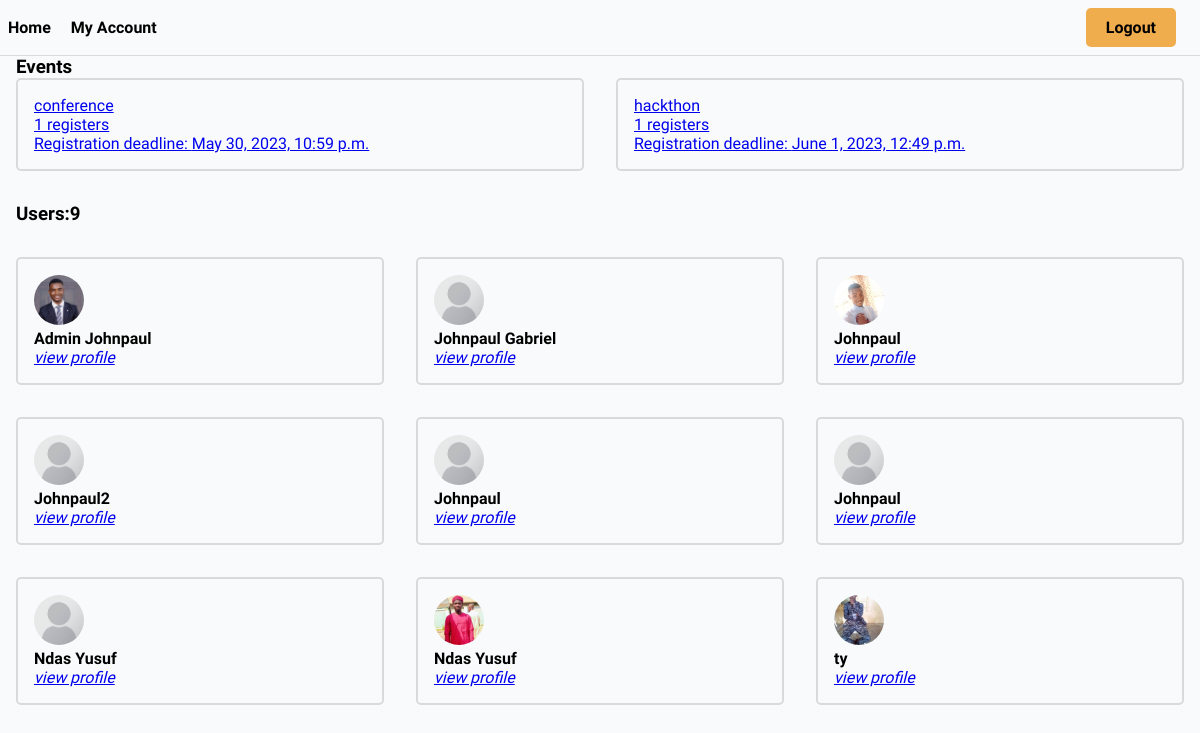
Screenshot of / (signed in) with the database file from the repository.
### core/models.py (models this page shows, shortened)
class Event(models.Model):
    name = models.CharField(max_length=200)
    description = models.TextField( null=True, blank=True)
    participants = models.ManyToManyField(User, blank=True, related_name='events')
    start_date = models.DateTimeField(null=True)
    end_date = models.DateTimeField(null=True)
    registration_deadline = models.DateTimeField(null=True)
    updated = models.DateTimeField(auto_now=True)
    created = models.DateTimeField(auto_now_add=True)
    id = models.UUIDField(primary_key=True, editable=False, unique=True, default=uuid.uuid4)
    def get_absolute_url(self):
        return reverse('event', args=[self.id])

### users/models.py (models this page shows, shortened)
class User(AbstractUser):
    username = models.CharField(max_length=100, null=True, blank=True)
    name = models.CharField(max_length=100)
    email = models.EmailField(unique=True)
    bio = models.TextField(null= True, blank=True)
    hackthon_participant = models.BooleanField(default=True, null=False)
    avatar = ResizedImageField(size = [200, 200] ,default = 'avatars/profile.jpeg', null=True)
    id = models.UUIDField(primary_key=True, editable=False, unique=True, default=uuid.uuid4)
    USERNAME_FIELD = 'email' #makes username exempted
    REQUIRED_FIELDS = ['username']    #a must use when you use USERNAME_FIELD

### core/views.py (the view, shortened to what this page needs)
# urls.py: path('', IndexView.as_view(), name='index'),
class IndexView(View):
    def get(self, request):
        try:
            limit = int(request.GET.get('limit'))
        except:
            limit = 20
        print("-----------------------------")
        print(limit)
        users = get_user_model()
        Users = users.objects.filter(hackthon_participant=True)
        events = Event.objects.all()
        count = Users.count()
        context = {
            'users':Users,
            'events': events,
            'count': count,
            'user_list':Users[0:limit]
        }
        return render(request, 'core/index.html', context)

### templates/core/index.html (shortened to what this page needs)
{% extends 'base.html' %}
{% block content %}
    <section>
        <h3>Events</h3>
        <div class="event-list">
            {% for event in events %}
                <a href="{{event.get_absolute_url}}">
                    <div class="event-wrapper">
                        <p>{{event.name}}
                        <p>{{event.participants.all.count}} registers</p>
                        <p>Registration deadline: {{event.registration_deadline}}</p>
                    </div>
                </a>
            {% endfor %}
        </div>
    </section>
    <section class="section">
        <h3>Users:{{count}}</h3>
        <div class="users-list section">
            {% for user in user_list %}
                <div class="user-wrapper">
                    <img src="{{user.avatar.url}}" class="avatar" alt="{{user.name}}">
                <h4>{{user.name}}</h4>
                 <a href="{% url 'user-profile' user.id %}"><i>view profile</i></a>
                </div>
            {% endfor %}
        </div>
    </section>
{% endblock content %}

### static/css/main.css (style rules this page uses)
* { padding: 0; margin: 0; box-sizing: border-box; font-family: 'Readex Pro'; background-color: rgb(249, 250, 251); }
body { width: 100%; }
.event-list { display: grid; grid-template-columns:1fr 1fr ; gap: 2em; }
.event-wrapper { border: solid 2px rgb(218, 218, 218); padding: 1em; border-radius: 5px; }
.users-list { display: grid; grid-template-columns: 1fr 1fr 1fr; gap: 2em; }
.user-wrapper { border-radius: 5px; border: solid 2px #dadada; padding: 1em; }
.avatar { width: 50px; height: 50px; object-fit: cover; border-radius: 50%; }
.section { margin: 2em 0; }

### rows the page displays
Event: name "conference", participants.all.count "1", registration_deadline "May 30, 2023, 10:59 p.m."
Event: name "hackthon", participants.all.count "1", registration_deadline "June 1, 2023, 12:49 p.m."
User: avatar (picture), name "Admin Johnpaul"
User: avatar (placeholder picture), name "Johnpaul Gabriel"
User: avatar (picture), name "Johnpaul"
User: avatar (placeholder picture), name "Johnpaul2"
User: avatar (placeholder picture), name "Johnpaul"
User: avatar (placeholder picture), name "Johnpaul"
User: avatar (placeholder picture), name "Ndas Yusuf"
User: avatar (picture), name "Ndas Yusuf"
User: avatar (picture), name "ty"

### other values shown
{{ count }} "9"
